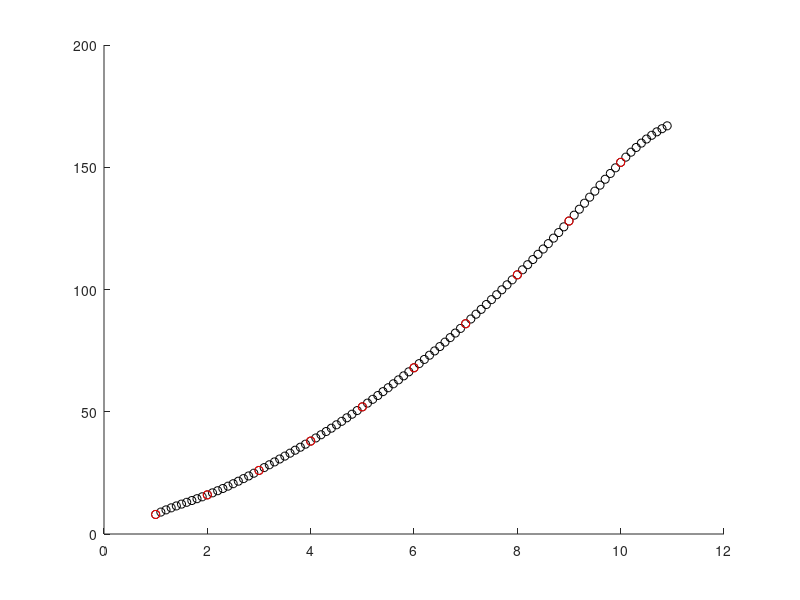

MATLAB code to generate this figure:
% fstretch --- FFT-based signal interpolation

xf=1:10;
yf=xf.^2+5*xf+2;


% Original data are (x1, y1). x1 is assumed to be uniformly spaced.
% (but note that only x1(1) and x1(n) are used).
% N2 is the size of the interpolated grid.
% y2 is the new (interpolated) y values.
% x2 is corresponding the new set of x values.

N1 = length(yf);
N2=N1*10;

% Construct the new x-axis, x2
dx1 = (xf(N1) - xf(1))/(N1-1);
period = N1*dx1; % Note that this is larger than x1(N1)-x1(1).
dx2 = period/N2; % New sampling interval.
x2 = xf(1) + (0:N2-1)*dx2; % New x-axis

% Detrend the data
slope = (yf(N1) - yf(1))/((N1-1)*dx1);
trend1 = slope * dx1 * (0:N1-1);
y1d = yf - trend1;
y1f = fft(y1d); % FFT of y1, which will supply parts for FFT of y2.

% Construct the FFT of the interpolated signal, y2
y2f = zeros(1,N2); % initialize blank FFT for y2
y2f(1:floor(N1/2+1)) = y1f(1:floor(N1/2+1));

% Frequencies 0 through Nyquist go to the first part of y2f.
y2f(N2-floor(N1/2-1):N2) = y1f(ceil(N1/2+1):N1);

% Frequencies from Nyquist to N go to the last part of y2f.
% In the case where N1 is odd, there is no element at Nyquist
% frequency; this case is handled above by floor() and ceil().

y2 = ifft((N2/N1)*y2f); % create y2 by the inverse transform.

% Reconstruct the original trend, rebinned for the newly interpolated
% data, and add it back in.
trend2 = slope * dx2 * (0:N2-1);
y2 = y2 + trend2; % Add the trend back in

figure()
hold on
scatter(x2,y2,'k')
scatter(xf,yf,'r')